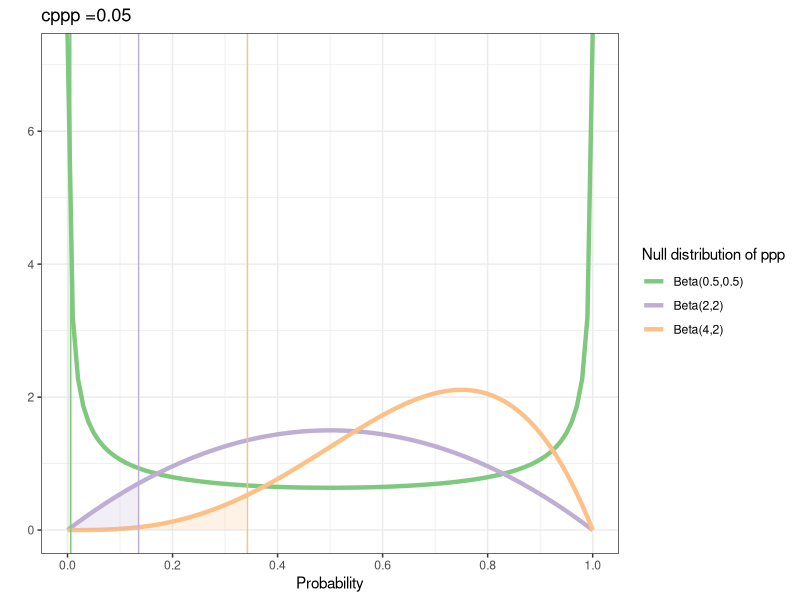
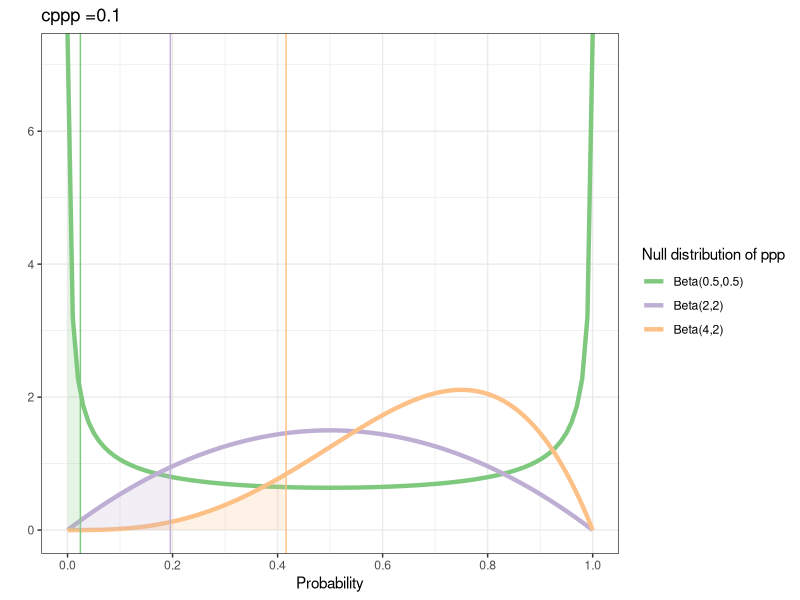
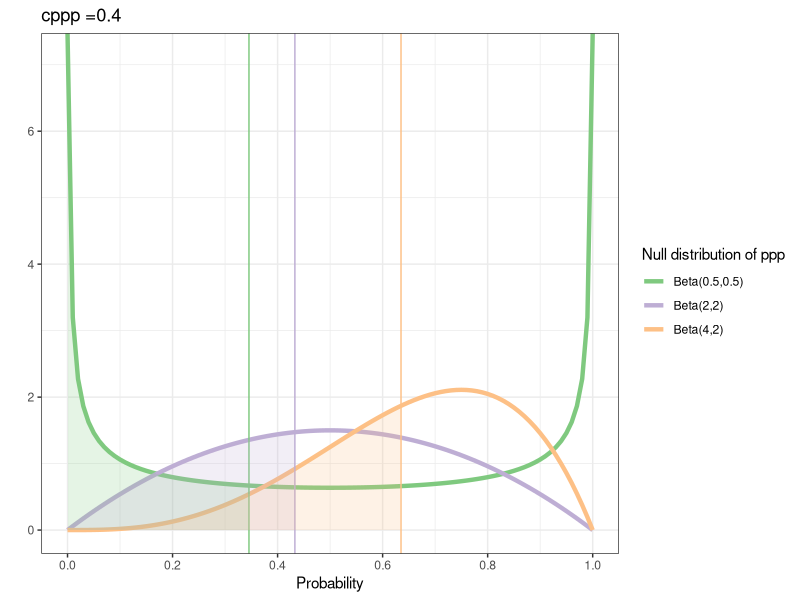

The R source for these figures, in order: (Note: this script raises an error after producing the figures.)
library(cowplot)
library(ggplot2)


cppp0 <- c(0.05, 0.1, 0.4)

## null ppp distribution
a <- c(0.5, 2, 4)
b <- c(0.5, 2, 2)


# pppObs <- qbeta(cppp0, a[1], b[1],  lower.tail = TRUE)
# curve(dbeta(x,a[1], b[1]))
# abline(v = pppObs)

library(RColorBrewer)
library(ggplot2)

curveColors <- brewer.pal(3, "Accent")
        
plotList <- list()

for(i in 1:length(cppp0)) {
p <- ggplot(data.frame(x = c(0, 1)), aes(x = x)) +
        stat_function(fun = dbeta, args = list(a[1], b[1]),
                      aes(colour = paste0("Beta(", a[1], "," , b[1], ")")), size = 1.5) +
        stat_function(fun = dbeta, args = list(a[2], b[2]),
                      aes(colour = paste0("Beta(", a[2], "," , b[2], ")")), size = 1.5) +
        stat_function(fun = dbeta, args = list(a[3], b[3]),
                      aes(colour = paste0("Beta(", a[3], "," , b[3], ")")), size = 1.5) +
        scale_x_continuous(name = "Probability",
                              breaks = seq(0, 1, 0.2),
                              limits=c(0, 1)) + 
        scale_colour_manual(values = curveColors) +
        labs(colour = "Null distribution of ppp") +
        ylab("") + ggtitle(paste0("cppp =", cppp0[i])) + 
		theme_bw()        

funcShaded <- function(x, a, b, prob) {
    y 		 		 <- dbeta(x, shape1 = a, shape2 = b)
    quantile 		 <- qbeta(prob, shape1 = a, shape2 = b, lower.tail = TRUE)
    y[x  > quantile] <- NA
    return(y)
}

p <- p + stat_function(fun=funcShaded, args = list(a = a[1], b = b[1], prob = cppp0[i]),
	                   geom="area", fill= curveColors[1], alpha=0.2, n = 500) + 
 		 geom_vline(xintercept = qbeta(cppp0[i], shape1 = a[1], shape2 = b[1], lower.tail = TRUE),
 		 			color = curveColors[1]) +
		 stat_function(fun=funcShaded, args = list(a = a[2], b = b[2], prob = cppp0[i]),
	                   geom="area", fill= curveColors[2], alpha=0.2, n = 500) + 
 		 geom_vline(xintercept = qbeta(cppp0[i], shape1 = a[2], shape2 = b[2], lower.tail = TRUE),
 		 			color = curveColors[2]) +
		 stat_function(fun=funcShaded, args = list(a = a[3], b = b[3], prob = cppp0[i]),
	                   geom="area", fill= curveColors[3], alpha=0.2, n = 500) + 
 		 geom_vline(xintercept = qbeta(cppp0[i], shape1 = a[3], shape2 = b[3], lower.tail = TRUE),
 		 			color = curveColors[3])



print(i)
print(p)
plotList[[i]] <- p

}



allPlots <- cowplot::plot_grid(
   cowplot::plot_grid(
    plotList[[1]] + theme(legend.position = "none") + coord_cartesian(ylim = c(0,3)),
    plotList[[2]] + theme(legend.position = "none") + coord_cartesian(ylim = c(0,3)),
    plotList[[3]] + theme(legend.position = "none") + coord_cartesian(ylim = c(0,3)),
    nrow = 1, align = "h"
   ),
   cowplot::get_legend(plotList[[1]]  + 
      theme(legend.position = "right")), 
   rel_widths = c(.85, .15), nrow=1)


save_plot("figures/cpppScenarios.png", allPlots, 
		  base_height = 4, base_width = 5, ncol = 3)

